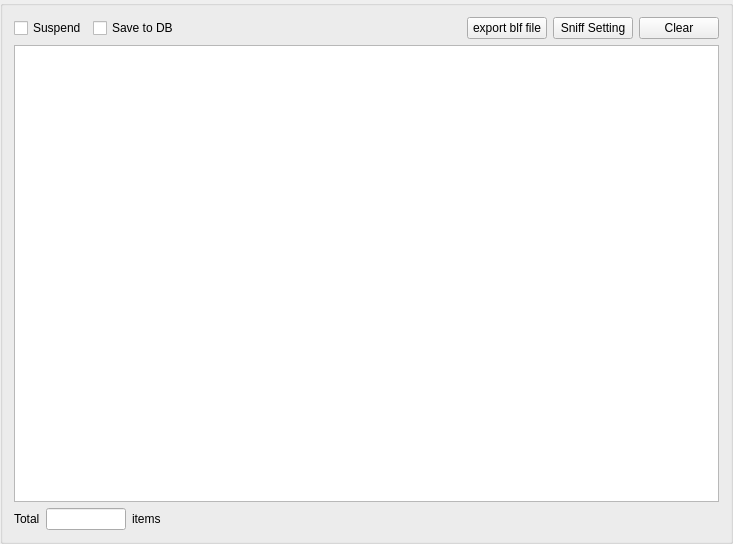
<?xml version="1.0" encoding="UTF-8"?>
<ui version="4.0">
 <class>GroupBox_sniffData</class>
 <widget class="QGroupBox" name="GroupBox_sniffData">
  <property name="geometry">
   <rect>
    <x>0</x>
    <y>0</y>
    <width>733</width>
    <height>544</height>
   </rect>
  </property>
  <property name="windowTitle">
   <string>Sinffing</string>
  </property>
  <property name="windowIcon">
   <iconset resource="../../resource.qrc">
    <normaloff>:/icons/dataSniff.svg</normaloff>:/icons/dataSniff.svg</iconset>
  </property>
  <layout class="QGridLayout" name="gridLayout">
   <item row="0" column="0">
    <layout class="QHBoxLayout" name="horizontalLayout_13">
     <item>
      <layout class="QHBoxLayout" name="horizontalLayout_14">
       <item>
        <layout class="QHBoxLayout" name="horizontalLayout_15">
         <item>
          <widget class="QCheckBox" name="checkBox_suspend">
           <property name="text">
            <string>Suspend</string>
           </property>
          </widget>
         </item>
        </layout>
       </item>
       <item>
        <layout class="QHBoxLayout" name="horizontalLayout_16">
         <item>
          <widget class="QCheckBox" name="checkBox_rtSave">
           <property name="text">
            <string>Save to DB</string>
           </property>
          </widget>
         </item>
        </layout>
       </item>
      </layout>
     </item>
     <item>
      <spacer name="horizontalSpacer_4">
       <property name="orientation">
        <enum>Qt::Horizontal</enum>
       </property>
       <property name="sizeHint" stdset="0">
        <size>
         <width>40</width>
         <height>20</height>
        </size>
       </property>
      </spacer>
     </item>
     <item>
      <widget class="QPushButton" name="pushButton_setting_3">
       <property name="text">
        <string>export blf file</string>
       </property>
      </widget>
     </item>
     <item>
      <widget class="QPushButton" name="pushButton_setting_2">
       <property name="text">
        <string>Sniff Setting</string>
       </property>
      </widget>
     </item>
     <item>
      <widget class="QPushButton" name="pushButton_clear_2">
       <property name="text">
        <string>Clear</string>
       </property>
      </widget>
     </item>
    </layout>
   </item>
   <item row="1" column="0">
    <widget class="QTableView" name="tableView_mianTable"/>
   </item>
   <item row="2" column="0">
    <layout class="QHBoxLayout" name="horizontalLayout_9">
     <item>
      <widget class="QLabel" name="label">
       <property name="text">
        <string>Total</string>
       </property>
      </widget>
     </item>
     <item>
      <widget class="QLineEdit" name="lineEdit_itemsCnt">
       <property name="maximumSize">
        <size>
         <width>80</width>
         <height>16777215</height>
        </size>
       </property>
       <property name="inputMask">
        <string>0000000000</string>
       </property>
       <property name="readOnly">
        <bool>true</bool>
       </property>
      </widget>
     </item>
     <item>
      <widget class="QLabel" name="label_2">
       <property name="text">
        <string>items</string>
       </property>
      </widget>
     </item>
     <item>
      <spacer name="horizontalSpacer">
       <property name="orientation">
        <enum>Qt::Horizontal</enum>
       </property>
       <property name="sizeHint" stdset="0">
        <size>
         <width>40</width>
         <height>20</height>
        </size>
       </property>
      </spacer>
     </item>
     <item>
      <layout class="QHBoxLayout" name="horizontalLayout_11">
       <item>
        <layout class="QHBoxLayout" name="horizontalLayout_12"/>
       </item>
      </layout>
     </item>
    </layout>
   </item>
  </layout>
 </widget>
 <resources>
  <include location="../../resource.qrc"/>
 </resources>
 <connections/>
</ui>
